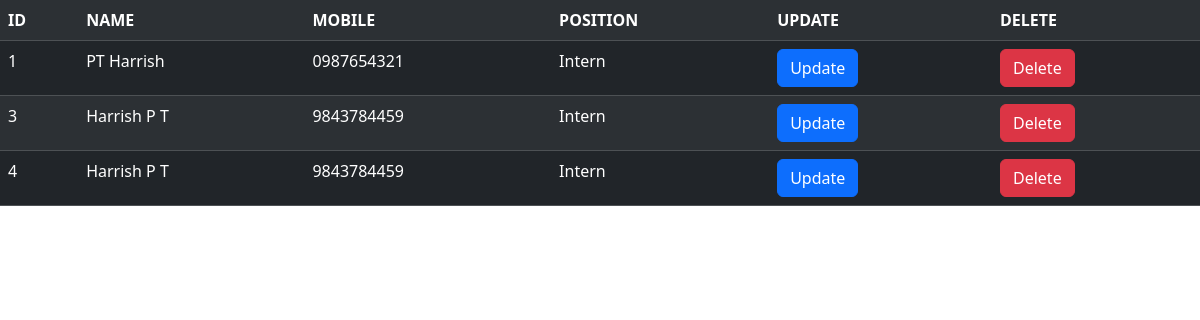
The app's page /display/ with its own data.
### crud/models.py (models this page shows, shortened)
class User(models.Model):
  firstname = models.CharField(max_length=25)
  lastname = models.CharField(max_length=25)
  mobile=models.CharField(max_length=10)
  position=models.ForeignKey(Position,on_delete=models.CASCADE)

class Position(models.Model):
  title=models.CharField(max_length=50)
  def __str__(self):
    return self.title

### crud/views.py (the view)
# urls.py: path('display/',views.display ),
def display(request):
   m=User.objects.all()
   return render(request,'display.html',{'form':m})

### templates/display.html (shortened to what this page needs)
<!DOCTYPE html>
<html lang="en">
<head>
    <link href="https://cdn.jsdelivr.net/npm/bootstrap@5.3.2/dist/css/bootstrap.min.css" rel="stylesheet">
</head>
<body>
    {% block content %}
    <table class="table table-striped table-dark">
    <th>ID</th><th>NAME</th><th>MOBILE</th><th>POSITION</th><th>UPDATE</th><th>DELETE</th>
    {% for forms in form %}
    <tr>
        <td>{{forms.id}}</td>
        <td>{{forms.firstname}} {{forms.lastname}}</td>
        <td>{{forms.mobile}}</td>
        <td>{{forms.position}}</td>
        <td><a href="/update/{{forms.id}}" ><button type="button" class="btn btn-primary">Update</button></a></td>
        <td><a href="/delete/{{forms.id}}" ><button type="button" class="btn btn-danger">Delete</button></a></td>
    </tr>
    {% endfor %}
</table>
    {% endblock content %}
</body>
</html>

### records on screen
User: id "1", firstname "PT", lastname "Harrish", mobile "0987654321", position "Intern"
User: id "3", firstname "Harrish", lastname "P T", mobile "9843784459", position "Intern"
User: id "4", firstname "Harrish", lastname "P T", mobile "9843784459", position "Intern"
